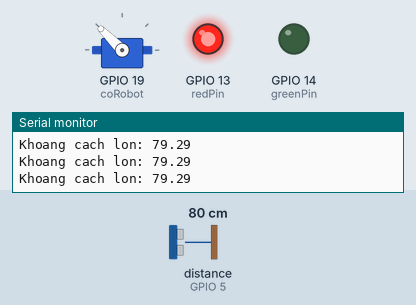
Recording of a program running on a simulated ESP32. Parts: servo, output pins drawn as LEDs (lit = HIGH), the last lines printed to the serial monitor. Wiring (inferred from the names in the program): ultrasonic range finder: trigger GPIO 18; echo GPIO 5. Inputs (shaded band) come from the test bench; at power-on: distance to the obstacle (sensor on GPIO 5) 80 cm. The echo pulse lasts 58.3 µs per cm; pins used as bus, display or sensor lines are not drawn.

Above: at 1.8 s.
1.9 s: distance to the obstacle (sensor on GPIO 5) set to 22 cm
5.0 s: distance to the obstacle (sensor on GPIO 5) set to 19 cm
At 5.4 s:
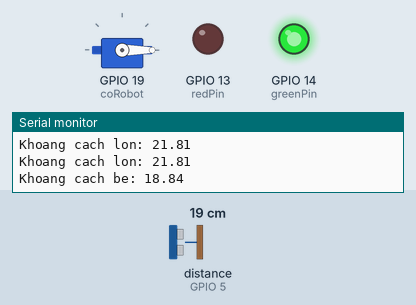
8.1 s: distance to the obstacle (sensor on GPIO 5) set to 35 cm
At 8.8 s:
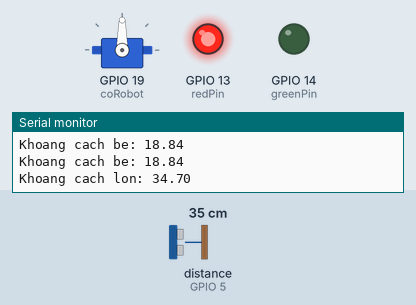
11.2 s: distance to the obstacle (sensor on GPIO 5) set to 2 cm
At 11.9 s:
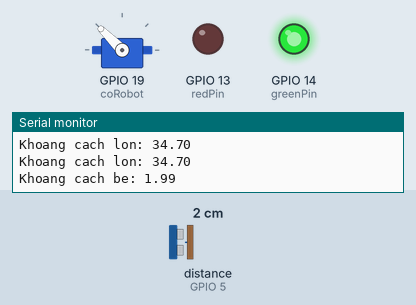
Timing chart, 0 to 15.3 s (numbered marks = the images above; inputs shaded):
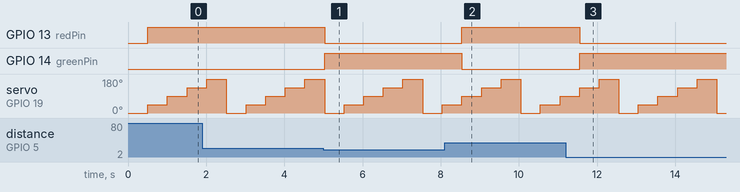

Measured:
- the behaviour switches between 21 and 20 cm on distance to the obstacle (sensor on GPIO 5) (found by bisection; images 0 and 1)
- after the input at 5.0 s, GPIO 13 (redPin): HIGH → LOW at once; GPIO 14 (greenPin): LOW → HIGH at once
- after the input at 8.1 s, GPIO 13 (redPin): LOW → HIGH after 0.44 s; GPIO 14 (greenPin): HIGH → LOW after 0.44 s
- after the input at 11.2 s, GPIO 13 (redPin): HIGH → LOW after 0.36 s; GPIO 14 (greenPin): LOW → HIGH after 0.36 s

The program:

main.cpp
```cpp
#include <Arduino.h>
#include <ESP32Servo.h> // Sử dụng thư viện (Lớp có sẵn)
Servo coRobot;          // Khai báo ĐỐI TƯỢNG từ LỚP Servo
const int trigPin = 18;
const int echoPin = 5;
const int redPin = 13;
const int greenPin = 14;
void setup()
{
  Serial.begin(9600);
  // Sử dụng PHƯƠNG THỨC của đối tượng để điều khiển
  coRobot.attach(19);       // Gắn Servo vào chân GPIO 19
  pinMode(trigPin, OUTPUT); // Cấu hình chân trigPin là OUTPUT
  pinMode(echoPin, INPUT);  // Cấu hình chân echoPin là INPUT
  pinMode(redPin, OUTPUT);
  pinMode(greenPin, OUTPUT);
}
float doKhoangCach() // Hàm đo khoảng cách bằng cảm biến siêu âm HC-SR04
{
  // Gửi 1 xung tín hiệu siêu âm từ chân trigPin
  digitalWrite(trigPin, LOW);
  delayMicroseconds(2);
  digitalWrite(trigPin, HIGH);
  delayMicroseconds(10);
  digitalWrite(trigPin, LOW);
  // Đo thời gian phản hồi từ chân echoPin
  long duration = pulseIn(echoPin, HIGH);
  // Tính toán khoảng cách (Số thực - float)
  return duration * 0.034 / 2;
}
void loop()
{
  for (int goc = 0; goc <= 180; goc += 45)
  {
    coRobot.write(goc); // Xoay cổ Robot
    delay(500);
    float kc = doKhoangCach(); // Biến cục bộ để lưu khoảng cách đo được
    if(kc < 20)
    {
      digitalWrite(redPin, LOW);
      digitalWrite(greenPin, HIGH);
      Serial.print("Khoang cach be: ");
      Serial.println(kc);
    }
    else
    {
      digitalWrite(redPin, HIGH);
      digitalWrite(greenPin, LOW);
      Serial.print("Khoang cach lon: ");
      Serial.println(kc);
    }
  }
}
```
